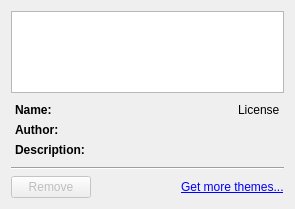
<?xml version="1.0" encoding="UTF-8"?>
<ui version="4.0">
 <class>ThemeManager</class>
 <widget class="QWidget" name="ThemeManager">
  <property name="geometry">
   <rect>
    <x>0</x>
    <y>0</y>
    <width>295</width>
    <height>209</height>
   </rect>
  </property>
  <layout class="QVBoxLayout" name="verticalLayout">
   <item>
    <widget class="QListWidget" name="listWidget">
     <property name="iconSize">
      <size>
       <width>32</width>
       <height>32</height>
      </size>
     </property>
    </widget>
   </item>
   <item>
    <widget class="QWidget" name="widget" native="true">
     <property name="sizePolicy">
      <sizepolicy hsizetype="Preferred" vsizetype="Maximum">
       <horstretch>0</horstretch>
       <verstretch>0</verstretch>
      </sizepolicy>
     </property>
     <layout class="QFormLayout" name="formLayout">
      <property name="fieldGrowthPolicy">
       <enum>QFormLayout::AllNonFixedFieldsGrow</enum>
      </property>
      <property name="leftMargin">
       <number>4</number>
      </property>
      <property name="topMargin">
       <number>4</number>
      </property>
      <property name="rightMargin">
       <number>4</number>
      </property>
      <property name="bottomMargin">
       <number>4</number>
      </property>
      <item row="0" column="0">
       <widget class="QLabel" name="label">
        <property name="text">
         <string>&lt;b&gt;Name:&lt;/b&gt;</string>
        </property>
        <property name="alignment">
         <set>Qt::AlignLeading|Qt::AlignLeft|Qt::AlignTop</set>
        </property>
       </widget>
      </item>
      <item row="1" column="0">
       <widget class="QLabel" name="label_2">
        <property name="text">
         <string>&lt;b&gt;Author:&lt;/b&gt;</string>
        </property>
        <property name="alignment">
         <set>Qt::AlignLeading|Qt::AlignLeft|Qt::AlignTop</set>
        </property>
       </widget>
      </item>
      <item row="1" column="1">
       <widget class="QLabel" name="author">
        <property name="text">
         <string/>
        </property>
        <property name="wordWrap">
         <bool>true</bool>
        </property>
        <property name="textInteractionFlags">
         <set>Qt::LinksAccessibleByMouse|Qt::TextSelectableByMouse</set>
        </property>
       </widget>
      </item>
      <item row="2" column="0">
       <widget class="QLabel" name="label_3">
        <property name="text">
         <string>&lt;b&gt;Description:&lt;/b&gt;</string>
        </property>
        <property name="alignment">
         <set>Qt::AlignLeading|Qt::AlignLeft|Qt::AlignTop</set>
        </property>
       </widget>
      </item>
      <item row="2" column="1">
       <widget class="QLabel" name="description">
        <property name="text">
         <string/>
        </property>
        <property name="wordWrap">
         <bool>true</bool>
        </property>
        <property name="textInteractionFlags">
         <set>Qt::LinksAccessibleByMouse|Qt::TextSelectableByMouse</set>
        </property>
       </widget>
      </item>
      <item row="0" column="1">
       <layout class="QHBoxLayout" name="horizontalLayout">
        <item>
         <widget class="QLabel" name="name">
          <property name="text">
           <string/>
          </property>
          <property name="textInteractionFlags">
           <set>Qt::LinksAccessibleByMouse|Qt::TextSelectableByMouse</set>
          </property>
         </widget>
        </item>
        <item>
         <widget class="ClickableLabel" name="license">
          <property name="sizePolicy">
           <sizepolicy hsizetype="Fixed" vsizetype="Preferred">
            <horstretch>0</horstretch>
            <verstretch>0</verstretch>
           </sizepolicy>
          </property>
          <property name="cursor">
           <cursorShape>PointingHandCursor</cursorShape>
          </property>
          <property name="text">
           <string>License</string>
          </property>
          <property name="html-link-look" stdset="0">
           <bool>true</bool>
          </property>
         </widget>
        </item>
       </layout>
      </item>
     </layout>
    </widget>
   </item>
   <item>
    <widget class="Line" name="line">
     <property name="orientation">
      <enum>Qt::Horizontal</enum>
     </property>
    </widget>
   </item>
   <item>
    <layout class="QHBoxLayout" name="horizontalLayout_2">
     <item>
      <widget class="QPushButton" name="remove">
       <property name="enabled">
        <bool>false</bool>
       </property>
       <property name="text">
        <string>Remove</string>
       </property>
      </widget>
     </item>
     <item>
      <spacer name="horizontalSpacer">
       <property name="orientation">
        <enum>Qt::Horizontal</enum>
       </property>
       <property name="sizeHint" stdset="0">
        <size>
         <width>40</width>
         <height>20</height>
        </size>
       </property>
      </spacer>
     </item>
     <item>
      <widget class="QLabel" name="label_4">
       <property name="text">
        <string>&lt;a href=&quot;https://store.kde.org/browse/cat/572/&quot;&gt;Get more themes...&lt;/a&gt;</string>
       </property>
       <property name="openExternalLinks">
        <bool>true</bool>
       </property>
      </widget>
     </item>
    </layout>
   </item>
  </layout>
 </widget>
 <customwidgets>
  <customwidget>
   <class>ClickableLabel</class>
   <extends>QLabel</extends>
   <header>clickablelabel.h</header>
  </customwidget>
 </customwidgets>
 <resources/>
 <connections/>
</ui>
